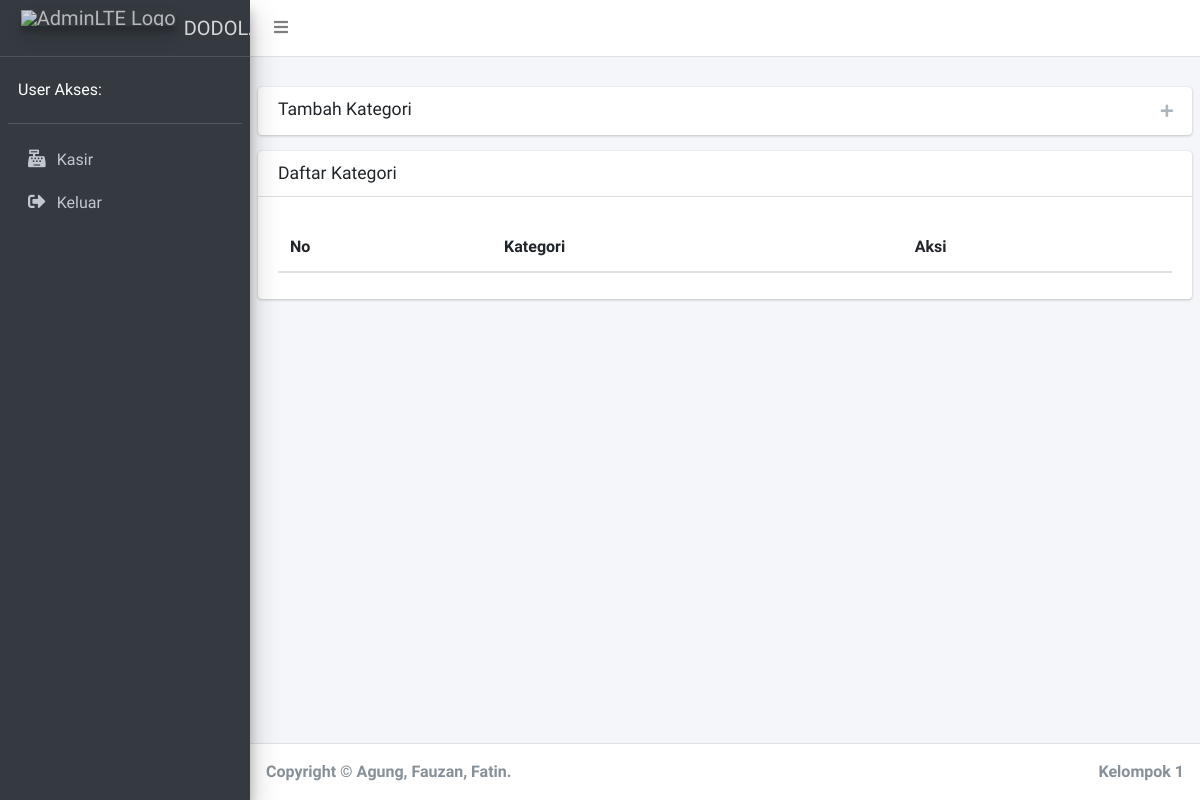
The app's page /index.php/produk/kategori, older data.
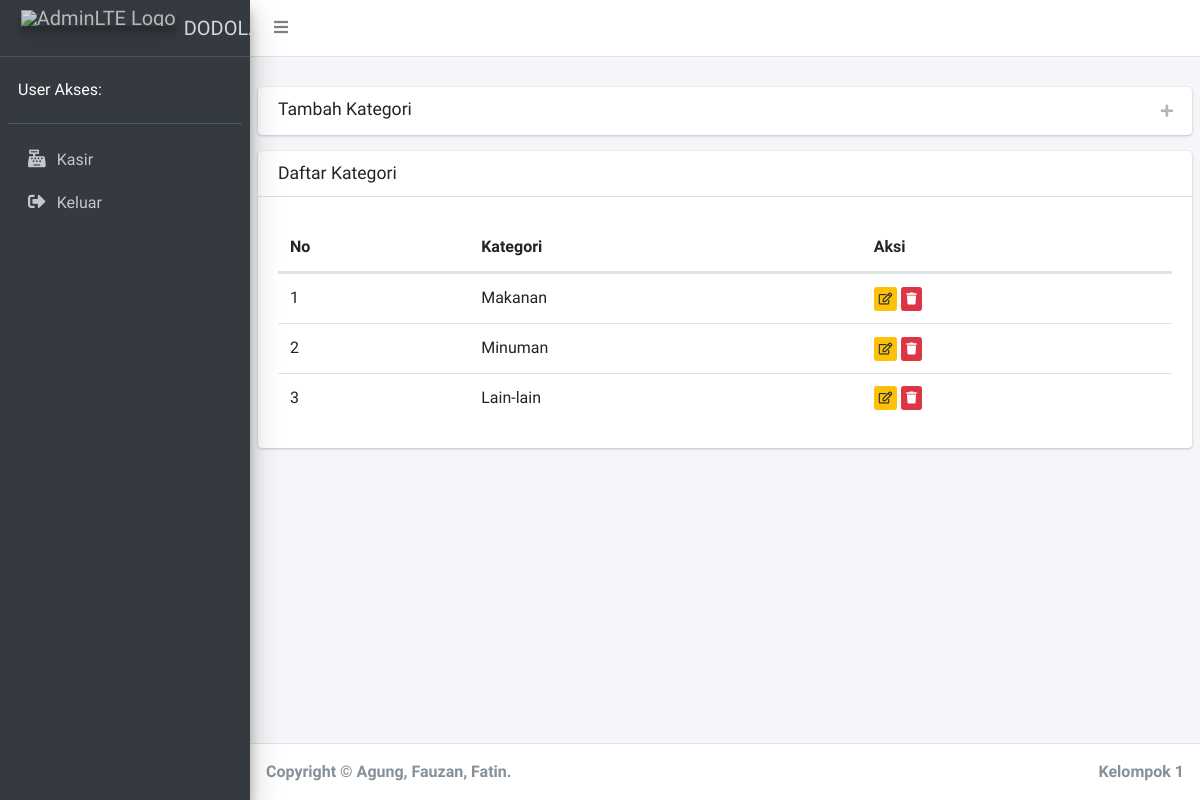
The same page, newer data.
### tables this page shows
CREATE TABLE `kategori` (
  `id_kategori` int(11) NOT NULL,
  `kategori` varchar(30) NOT NULL
);

### application/controllers/Produk.php (called while the page is built, shortened)
<?php
class Produk extends CI_controller
{
    public function __construct(){
        $this->load->model("produk_model");
    }
    public function kategori(){
        $data['kategori'] = $this->produk_model->showAll("kategori");
        $this->load->view("view_kategori",$data);
    }
}

### index.php (called while the page is built, shortened)
<?php
require_once BASEPATH.'core/CodeIgniter.php';

### application/models/Produk_model.php (called while the page is built, shortened)
<?php
class Produk_model extends CI_model
{
    public function showAll($table){
        return $this->db->select("*")->from($table)->where('kode_usaha',$_SESSION['kode_usaha'])->get()->result();
    }
}

### application/views/view_kategori.php (the view, shortened to what this page needs)
<div class="content-wrapper">
	<section class="content-header">
	</section>
	<section class="content">
		<div class="card collapsed-card">
			<div class="card-header" data-card-widget="collapse" data-toggle="tooltip" title="Collapse">
				<h3 class="card-title">Tambah Kategori</h3>
				<div class="card-tools">
					<button type="button" class="btn btn-tool" data-card-widget="collapse" data-toggle="tooltip"
						title="Collapse">
						<i class="fas fa-plus"></i></button>
				</div>
			</div>
		</div>
		<div class="card">
			<div class="card-header">
				<h3 class="card-title">Daftar Kategori</h3>
			</div>
			<div class="card-body">
				<table id="dataTable" class="table dataTable">
					<thead>
						<tr>
							<th>No</th>
							<th>Kategori</th>
							<th>Aksi</th>
						</tr>
					</thead>
					<tbody>
						<?php $no=1; foreach($kategori as $row): ?>
						<tr>
							<td><?=$no?></td>
							<td><?=$row->kategori?></td>
							<td>
								<a href="javascript:void(0)" class="edit_data btn btn-warning btn-xs"
									data-id="<?=$row->id_kategori?>" data-kategori="<?=$row->kategori?>"
									data-toggle="modal" data-target="#modal-edit"><i class="far fa-edit"></i></a>
								<a href="javascript:void(0)" class="delete_data btn btn-danger btn-xs"
									data-id="<?=$row->id_kategori?>" data-toggle="modal" data-target="#modal-delete"><i
										class="fas fa-trash"></i></a>
							</td>
						</tr>
						<?php $no++; endforeach ?>
					</tbody>
				</table>
			</div>
		</div>
	</section>
</div>
</body>
</html>

Row changes from the older to the newer data that the page shows:
added kategori: kategori "Makanan"
added kategori: kategori "Minuman"
added kategori: kategori "Lain-lain"
